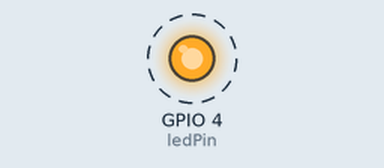
The program below on a simulated Raspberry Pi (BCM pin numbers). Shown: output pins drawn as LEDs (lit = HIGH). Dashed ring = blinking.

Above: at 0.5 s.
Timing chart, 0 to 4.6 s (numbered marks = the images above):
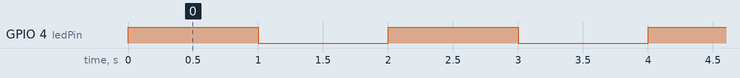

The program:

One_LED.py
```python
#!/usr/bin/env python

# One_LED.py
# Sets GPIO pins and illustrates driving an LED that is drived directly by GPIO
# pin 4 through a 220 ohm resistor and connected to GND

# Alias as GPIO
import RPi.GPIO as GPIO

# Used for sleep command
import time

#Set Broadcom pin numbering
GPIO.setmode(GPIO.BCM)
#Stop warnings for pins changing
GPIO.setwarnings(False)

# Define the broadcom pin the LED is connected to
ledPin = 4

# Set pin to output pin
GPIO.setup(ledPin, GPIO.OUT)

try:
    while True:
        # Turn on LED
        GPIO.output(ledPin, 1)
        # Sleep 1 second
        time.sleep(1)
        # Turn off LED
        GPIO.output(ledPin, 0)
        time.sleep(1)
except KeyboardInterrupt:
    # Reset all pins to factory state
    GPIO.cleanup()
```

Measured:
- by itself, GPIO 4 (ledPin): alternates HIGH for 1.0 s and LOW for 1.0 s
